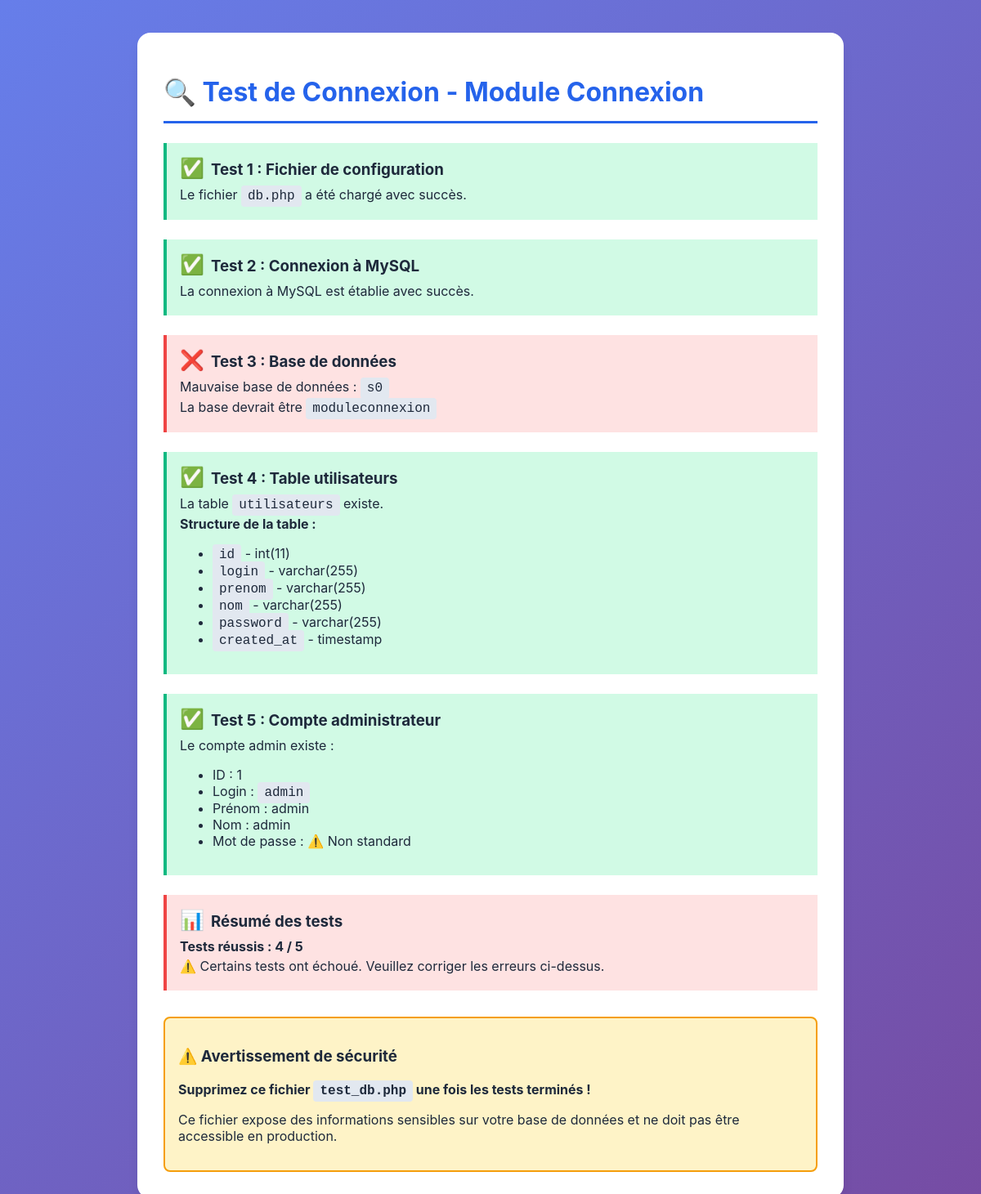
Screenshot of /test_db.php with the database file from the repository.
### tables this page shows
CREATE TABLE `utilisateurs` (
  `id` int NOT NULL,
  `login` varchar(255) NOT NULL,
  `prenom` varchar(255) NOT NULL,
  `nom` varchar(255) NOT NULL,
  `password` varchar(255) NOT NULL,
  `created_at` timestamp NOT NULL DEFAULT CURRENT_TIMESTAMP
);

### test_db.php (the view, shortened to what this page needs)
<?php
echo "<!DOCTYPE html>
<html lang='fr'>
<head>
    <meta charset='UTF-8'>
    <meta name='viewport' content='width=device-width, initial-scale=1.0'>
    <title>Test de connexion - Module Connexion</title>
    <style>
        body {
            font-family: -apple-system, BlinkMacSystemFont, 'Segoe UI', Roboto, sans-serif;
            background: linear-gradient(135deg, #667eea 0%, #764ba2 100%);
            padding: 2rem;
            color: #1e293b;
        }
        .container {
            max-width: 800px;
            margin: 0 auto;
            background: white;
            padding: 2rem;
            border-radius: 1rem;
            box-shadow: 0 10px 15px -3px rgba(0, 0, 0, 0.1);
        }
        h1 {
            color: #2563eb;
            border-bottom: 3px solid #2563eb;
            padding-bottom: 1rem;
        }
        .test {
            margin: 1.5rem 0;
            padding: 1rem;
            border-left: 4px solid #64748b;
            background: #f8fafc;
        }
        .success {
            border-left-color: #10b981;
            background: #d1fae5;
        }
        .error {
            border-left-color: #ef4444;
            background: #fee2e2;
        }
        .test h3 {
            margin: 0 0 0.5rem 0;
        }
        .test p {
            margin: 0.25rem 0;
        }
        .icon {
            font-size: 1.5rem;
            margin-right: 0.5rem;
        }
        .warning {
            background: #fef3c7;
            border: 2px solid #f59e0b;
            padding: 1rem;
            border-radius: 0.5rem;
            margin-top: 2rem;
        }
        code {
            background: #e2e8f0;
            padding: 0.25rem 0.5rem;
            border-radius: 0.25rem;
            font-family: 'Courier New', monospace;
        }
    </style>
</head>
<body>
    <div class='container'>
        <h1>🔍 Test de Connexion - Module Connexion</h1>";
$tests_passed = 0;
$tests_total = 5;
echo "<div class='test";
try {
    echo " success'>";
    echo "<h3><span class='icon'>✅</span>Test 1 : Fichier de configuration</h3>";
    echo "<p>Le fichier <code>db.php</code> a été chargé avec succès.</p>";
    $tests_passed++;
} catch (Exception $e) {
    echo " error'>";
    echo "<h3><span class='icon'>❌</span>Test 1 : Fichier de configuration</h3>";
    echo "<p>Erreur : " . htmlspecialchars($e->getMessage()) . "</p>";
    echo "<p>Vérifiez que le fichier <code>db.php</code> existe et est correctement configuré.</p>";
}
echo "</div>";
if (isset($pdo)) {
    echo "<div class='test success'>";
    echo "<h3><span class='icon'>✅</span>Test 2 : Connexion à MySQL</h3>";
    echo "<p>La connexion à MySQL est établie avec succès.</p>";
    $tests_passed++;
    echo "</div>";
    echo "<div class='test";
    try {
        $stmt = $pdo->query("SELECT DATABASE() as db");
        $result = $stmt->fetch();
        if ($result['db'] === 'moduleconnexion') {
            echo " success'>";
            echo "<h3><span class='icon'>✅</span>Test 3 : Base de données</h3>";
            echo "<p>Base de données active : <code>" . htmlspecialchars($result['db']) . "</code></p>";
            $tests_passed++;
        } else {
            echo " error'>";
            echo "<h3><span class='icon'>❌</span>Test 3 : Base de données</h3>";
            echo "<p>Mauvaise base de données : <code>" . htmlspecialchars($result['db']) . "</code></p>";
            echo "<p>La base devrait être <code>moduleconnexion</code></p>";
        }
    } catch (PDOException $e) {
        echo " error'>";
        echo "<h3><span class='icon'>❌</span>Test 3 : Base de données</h3>";
        echo "<p>Erreur : " . htmlspecialchars($e->getMessage()) . "</p>";
    }
    echo "</div>";
    echo "<div class='test";
    try {
        $stmt = $pdo->query("SHOW TABLES LIKE 'utilisateurs'");
        if ($stmt->rowCount() > 0) {
            echo " success'>";
            echo "<h3><span class='icon'>✅</span>Test 4 : Table utilisateurs</h3>";
            echo "<p>La table <code>utilisateurs</code> existe.</p>";
            $stmt = $pdo->query("DESCRIBE utilisateurs");
            $columns = $stmt->fetchAll();
            echo "<p><strong>Structure de la table :</strong></p>";
            echo "<ul>";
            foreach ($columns as $col) {
                echo "<li><code>" . htmlspecialchars($col['Field']) . "</code> - " . htmlspecialchars($col['Type']) . "</li>";
            }
            echo "</ul>";
            $tests_passed++;
        } else {
            echo " error'>";
            echo "<h3><span class='icon'>❌</span>Test 4 : Table utilisateurs</h3>";
            echo "<p>La table <code>utilisateurs</code> n'existe pas.</p>";
            echo "<p>Importez le fichier <code>moduleconnexion.sql</code> via PHPMyAdmin.</p>";
        }
    } catch (PDOException $e) {
        echo " error'>";
        echo "<h3><span class='icon'>❌</span>Test 4 : Table utilisateurs</h3>";
        echo "<p>Erreur : " . htmlspecialchars($e->getMessage()) . "</p>";
    }
    echo "</div>";
    echo "<div class='test";
    try {
        $stmt = $pdo->query("SELECT * FROM utilisateurs WHERE login = 'admin'");
        $admin = $stmt->fetch();
        if ($admin) {
            echo " success'>";
            echo "<h3><span class='icon'>✅</span>Test 5 : Compte administrateur</h3>";
            echo "<p>Le compte admin existe :</p>";
            echo "<ul>";
            echo "<li>ID : " . htmlspecialchars($admin['id']) . "</li>";
            echo "<li>Login : <code>" . htmlspecialchars($admin['login']) . "</code></li>";
            echo "<li>Prénom : " . htmlspecialchars($admin['prenom']) . "</li>";
            echo "<li>Nom : " . htmlspecialchars($admin['nom']) . "</li>";
            echo "<li>Mot de passe : " . (password_verify('admin', $admin['password']) ? "✅ Correct (hashé)" : "⚠️ Non standard") . "</li>";
            echo "</ul>";
            $tests_passed++;
        }
    } catch (PDOException $e) {
        echo " error'>";
        echo "<h3><span class='icon'>❌</span>Test 5 : Compte administrateur</h3>";
        echo "<p>Erreur : " . htmlspecialchars($e->getMessage()) . "</p>";
    }
    echo "</div>";
    echo "<div class='test" . ($tests_passed === $tests_total ? " success" : " error") . "'>";
    echo "<h3><span class='icon'>" . ($tests_passed === $tests_total ? "🎉" : "📊") . "</span>Résumé des tests</h3>";
    echo "<p><strong>Tests réussis : $tests_passed / $tests_total</strong></p>";
    if ($tests_passed === $tests_total) {
        echo "<p>✅ Tous les tests sont passés ! Votre installation est opérationnelle.</p>";
        echo "<p>Vous pouvez maintenant accéder à : <a href='index.php' style='color: #2563eb; font-weight: 600;'>Page d'accueil</a></p>";
    } else {
        echo "<p>⚠️ Certains tests ont échoué. Veuillez corriger les erreurs ci-dessus.</p>";
    }
    echo "</div>";
} else {
    echo "<div class='test error'>";
    echo "<h3><span class='icon'>❌</span>Test 2 : Connexion à MySQL</h3>";
    echo "<p>Impossible de se connecter à MySQL.</p>";
    echo "<p>Vérifiez les paramètres dans <code>db.php</code></p>";
    echo "</div>";
}
echo "<div class='warning'>
        <h3>⚠️ Avertissement de sécurité</h3>
        <p><strong>Supprimez ce fichier <code>test_db.php</code> une fois les tests terminés !</strong></p>
        <p>Ce fichier expose des informations sensibles sur votre base de données et ne doit pas être accessible en production.</p>
      </div>";
echo "</div>
</body>
</html>";
?>

### test_db.php (style rules this page uses)
body { font-family: -apple-system, BlinkMacSystemFont, 'Segoe UI', Roboto, sans-serif; background: linear-gradient(135deg, #667eea 0%, #764ba2 100%); padding: 2rem; color: #1e293b; }
.container { max-width: 800px; margin: 0 auto; background: white; padding: 2rem; border-radius: 1rem; box-shadow: 0 10px 15px -3px rgba(0, 0, 0, 0.1); }
h1 { color: #2563eb; border-bottom: 3px solid #2563eb; padding-bottom: 1rem; }
.test { margin: 1.5rem 0; padding: 1rem; border-left: 4px solid #64748b; background: #f8fafc; }
.success { border-left-color: #10b981; background: #d1fae5; }
.error { border-left-color: #ef4444; background: #fee2e2; }
.test h3 { margin: 0 0 0.5rem 0; }
.test p { margin: 0.25rem 0; }
.icon { font-size: 1.5rem; margin-right: 0.5rem; }
.warning { background: #fef3c7; border: 2px solid #f59e0b; padding: 1rem; border-radius: 0.5rem; margin-top: 2rem; }
code { background: #e2e8f0; padding: 0.25rem 0.5rem; border-radius: 0.25rem; font-family: 'Courier New', monospace; }

### rows the page displays
utilisateurs: id "1", login "admin", prenom "admin", nom "admin"

### other values shown
$result['db'] "s0"
$col['Field'] "id"
$col['Type'] "int(11)"
$col['Field'] "login"
$col['Type'] "varchar(255)"
$col['Field'] "prenom"
$col['Field'] "nom"
$col['Field'] "password"
$col['Field'] "created_at"
$col['Type'] "timestamp"
$tests_passed "4"
$tests_total "5"
